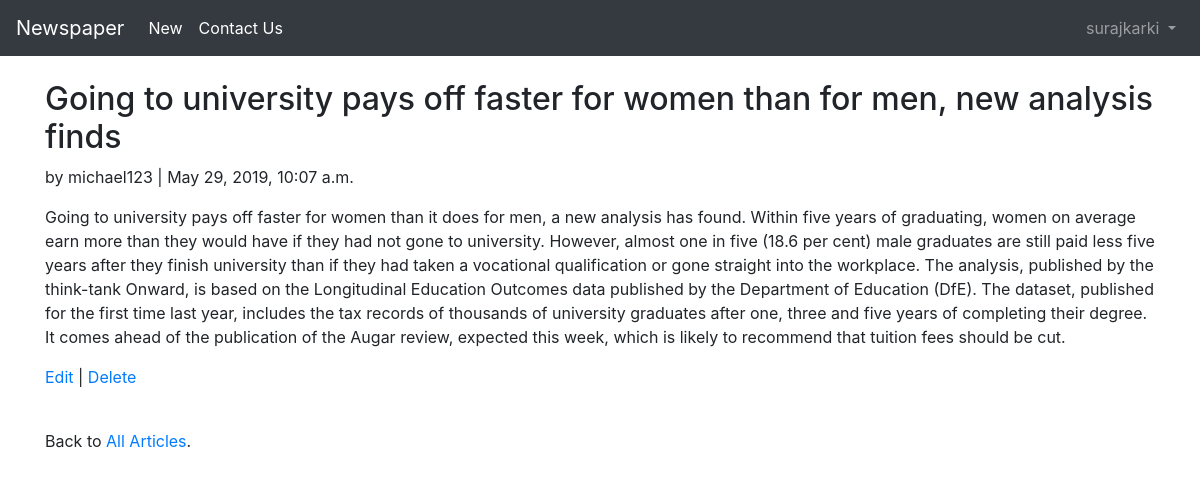
The app's page /articles/4/ (signed in) with its own data.
### users/models.py (models this page shows)
class CustomUser(AbstractUser):                # Class for custom user.
    age = models.PositiveIntegerField(null=True, blank=True)

### articles/models.py (models this page shows, shortened)
class Article(models.Model):
   title = models.CharField(max_length=255)
   body = models.TextField()
   date = models.DateTimeField(auto_now_add=True)
   author = models.ForeignKey(
     get_user_model(),
     on_delete=models.CASCADE,
    )

### articles/views.py (the view)
# urls.py: path('<int:pk>/',ArticleDetailView.as_view(), name='article_detail'), # new
class ArticleDetailView(LoginRequiredMixin,DetailView): # new
      model = Article
      template_name = 'articles/article_detail.html'
      login_url = 'login'

### articles/templates/articles/article_detail.html
{% extends 'users/base.html' %}
{% block content %}
	<div class="article-entry">
		<h2>{{ object.title }}</h2>
		<p>by {{ object.author }} | {{ object.date }}</p>
		<p>{{ object.body }}</p>
	</div>
	<p><a href="{% url 'article_edit' article.pk %}">Edit</a> |
	<a href="{% url 'article_delete' article.pk %}">Delete</a></p>
	<br><p>Back to <a href="{% url 'article_list' %}">All Articles</a>.</p>
{% endblock content %}

### users/templates/users/base.html (shortened to what this page needs)
<!doctype html>
<html lang="en">
	<head>
		<link rel="stylesheet"
			href="https://stackpath.bootstrapcdn.com/bootstrap/4.1.3/css/\
			bootstrap.min.css"
			integrity="sha384-MCw98/SFnGE8fJT3GXwEOngsV7Zt27NXFoaoApmYm81i\
			uXoPkFOJwJ8ERdknLPMO"
>
	</head>
	<body>
		<nav class="navbar navbar-expand-md navbar-dark bg-dark mb-4">
			<a class="navbar-brand" href="{% url 'home' %}">Newspaper</a>
			<div class="collapse navbar-collapse" id="navbarCollapse">
				{% if user.is_authenticated %}
					<div class="collapse navbar-collapse" id="navbarNav">
						<ul class="navbar-nav">
							<li class="nav-item active">
								<a class="nav-link" href="{% url 'article_new' %}">New <span class="sr-only">(current)</span></a>
							</li>
						</ul>
						<ul class="navbar-nav">
							<li class="nav-item active">
								<a class="nav-link" href="/users/contact">Contact Us <span class="sr-only">(current)</span></a>
							</li>
						</ul>
						<ul class="navbar-nav ml-auto">
							<li class="nav-item">
								<a class="nav-link dropdown-toggle" href="#" id="userMenu"
									data-toggle="dropdown" aria-haspopup="true"
									aria-expanded="false">
									{{ user.username }}
								</a>
							</li>
						</ul>
					{% endif %}
				</div>
			</div>
		</nav>
		<div class="container">
			{% block content %}
			{% endblock content %}
		</div>
	</body>
</html>

### records on screen
CustomUser: username "surajkarki"
Article: title "Going to university pays off faster for women than for men, new analysis finds", author "michael123", date "May 29, 2019, 10:07 a.m.", body "Going to university pays off faster for women than it does for men, a new analysis has found. Within five years of graduating, women on average earn more than they would have if they had not gone to university. However, almost one in five (18.6 per cent) male graduates are still paid less five years after they finish university than if they had taken a vocational qualification or gone straight into the workplace. The analysis, published by the think-tank Onward, is based on the Longitudinal Education Outcomes data published by the Department of Education (DfE). The dataset, published for the first time last year, includes the tax records of thousands of university graduates after one, three…"
